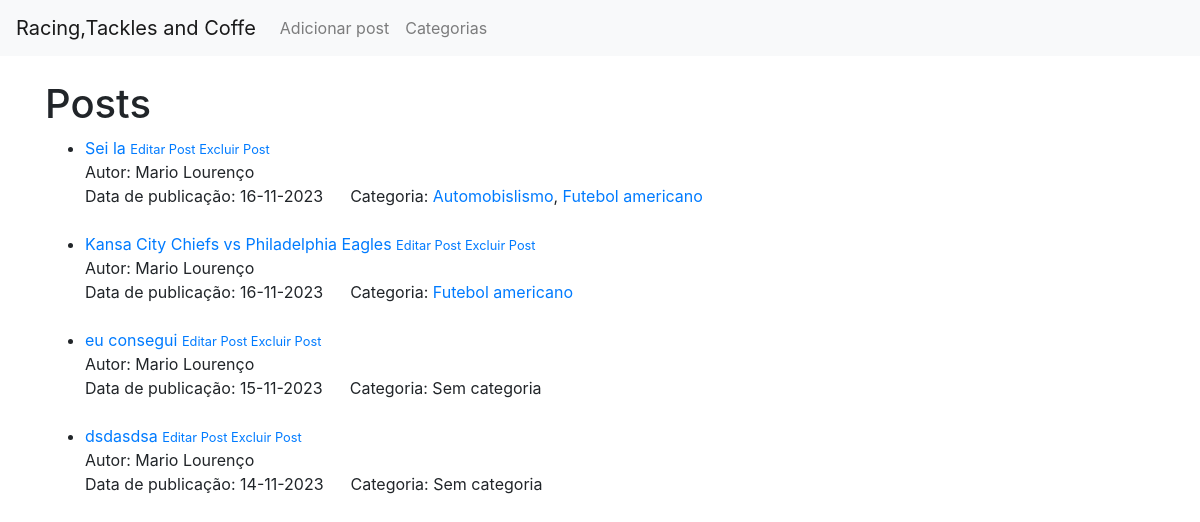
Before: / with the older database file.
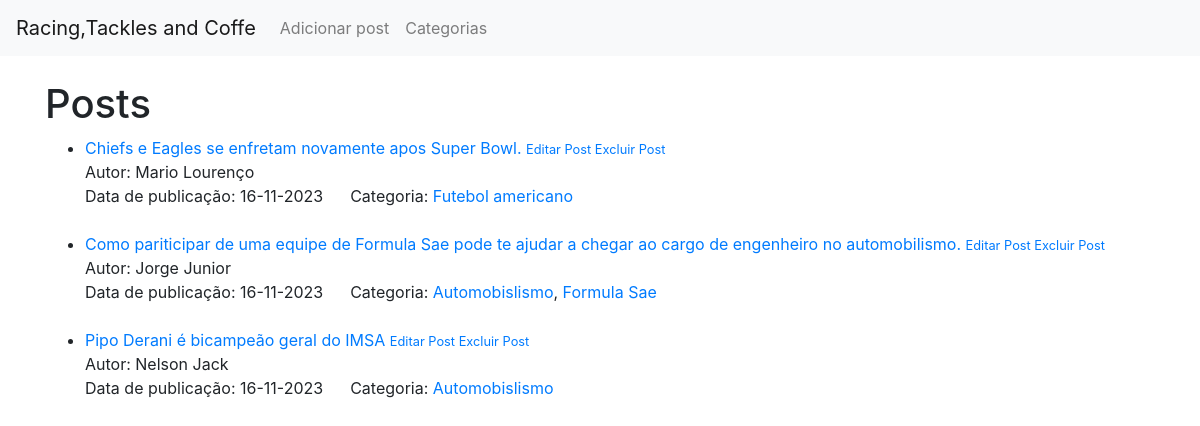
After: the same page with the newer database file.
### oblog/models.py (models this page shows, shortened)
class Post(models.Model):
    titulo = models.CharField(max_length=255)
    titulo_url = models.CharField(max_length=255,default="post")
    imagem = models.ImageField(null=True,blank=True,upload_to="images/")
    autor = models.ForeignKey(User , on_delete=models.CASCADE)
    corpo = models.TextField()
    data_publicada = models.DateField(auto_now_add=True)
    categorias = models.ManyToManyField(Category)

class Category(models.Model):
    nome = models.CharField(max_length=100)
    descricao = models.TextField()

### oblog/views.py (the view)
# urls.py: 2. Add a URL to urlpatterns:  path('', Home.as_view(), name='home')
class Home(ListView):
    model = Post
    template_name = 'home.html'
    ordering = ['-data_publicada']

### oblog/templates/home.html
{% extends 'base.html' %}
{% block content %}
<h1>Posts</h1>
<ul>
{% for post in object_list %}
    <li>
        <a href="{% url 'Artigo' post.pk %}">{{ post.titulo }}</a>
         <small>
            <a href="{% url 'editar' post.pk %}">Editar Post</a>
            <a href="{% url 'excluir' post.pk %}">Excluir Post</a>
        </small>
        <br/>
        Autor: {{ post.autor.first_name }}  {{ post.autor.last_name }}
        <br/>
        Data de publicação: {{ post.data_publicada |date:"d-m-Y" }} &nbsp;&nbsp;&nbsp;&nbsp; Categoria:
        {% for categoria in post.categorias.all %}
            <a href="{% url 'categoria' pk=categoria.pk %}">{{ categoria.nome }}</a>{% if not forloop.last %}, {% endif %}
        {% empty %}
            Sem categoria
        {% endfor %}
        <br/>
        <br/>
    </li>
{% endfor %}
</ul>
{% endblock %}

Changed rows visible on the page:
removed Post: titulo "Sei la", autor.first_name "Mario", autor.last_name "Lourenço", data_publicada "16-11-2023", Category (nome "Automobislismo"), Category (nome "Futebol americano")
removed Post: titulo "Kansa City Chiefs vs Philadelphia Eagles", autor.first_name "Mario", autor.last_name "Lourenço", data_publicada "16-11-2023", Category (nome "Futebol americano")
removed Post: titulo "eu consegui", autor.first_name "Mario", autor.last_name "Lourenço", data_publicada "15-11-2023"
removed Post: titulo "dsdasdsa", autor.first_name "Mario", autor.last_name "Lourenço", data_publicada "14-11-2023"
added Post: titulo "Chiefs e Eagles se enfretam novamente apos Super Bowl.", autor.first_name "Mario", autor.last_name "Lourenço", data_publicada "16-11-2023", Category (nome "Futebol americano")
added Post: titulo "Como pariticipar de uma equipe de Formula Sae pode te ajudar a chegar ao cargo de engenheiro no automobilismo.", autor.first_name "Jorge", autor.last_name "Junior", data_publicada "16-11-2023", Category (nome "Automobislismo")
now on this page (row unchanged): Category: nome "Formula Sae", shown under "Jorge"
added Post: titulo "Pipo Derani é bicampeão geral do IMSA", autor.first_name "Nelson", autor.last_name "Jack", data_publicada "16-11-2023", Category (nome "Automobislismo")
